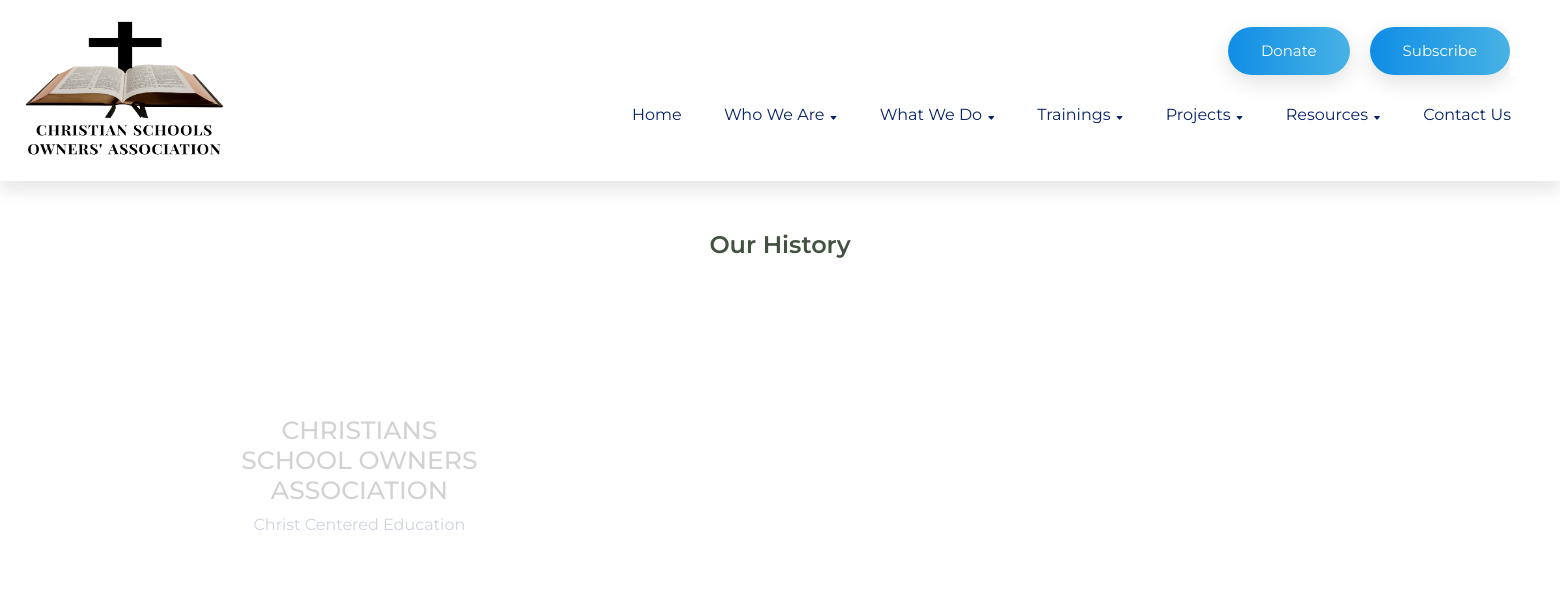
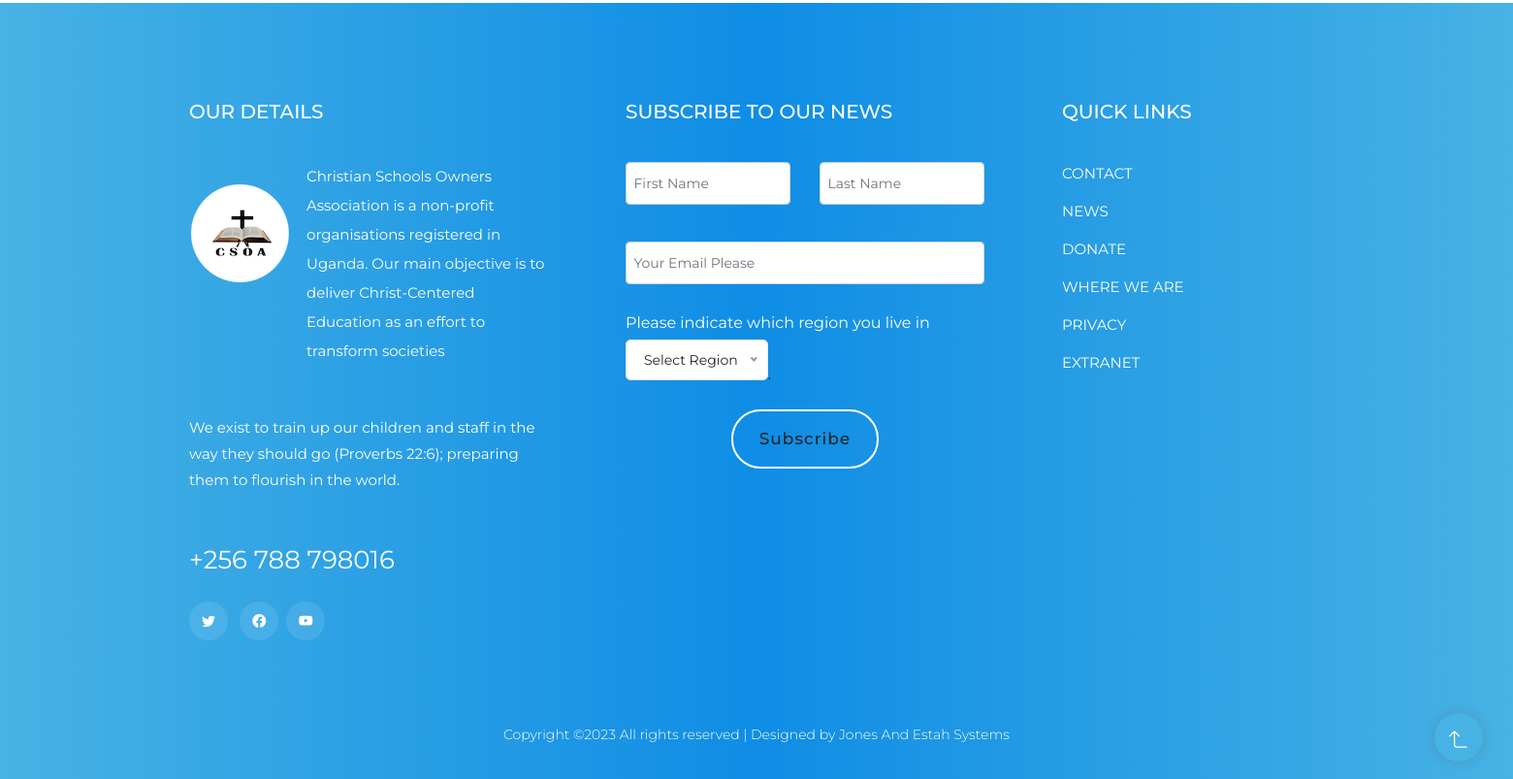
Page /about/history on the earlier database version (2 pictures, top to bottom).
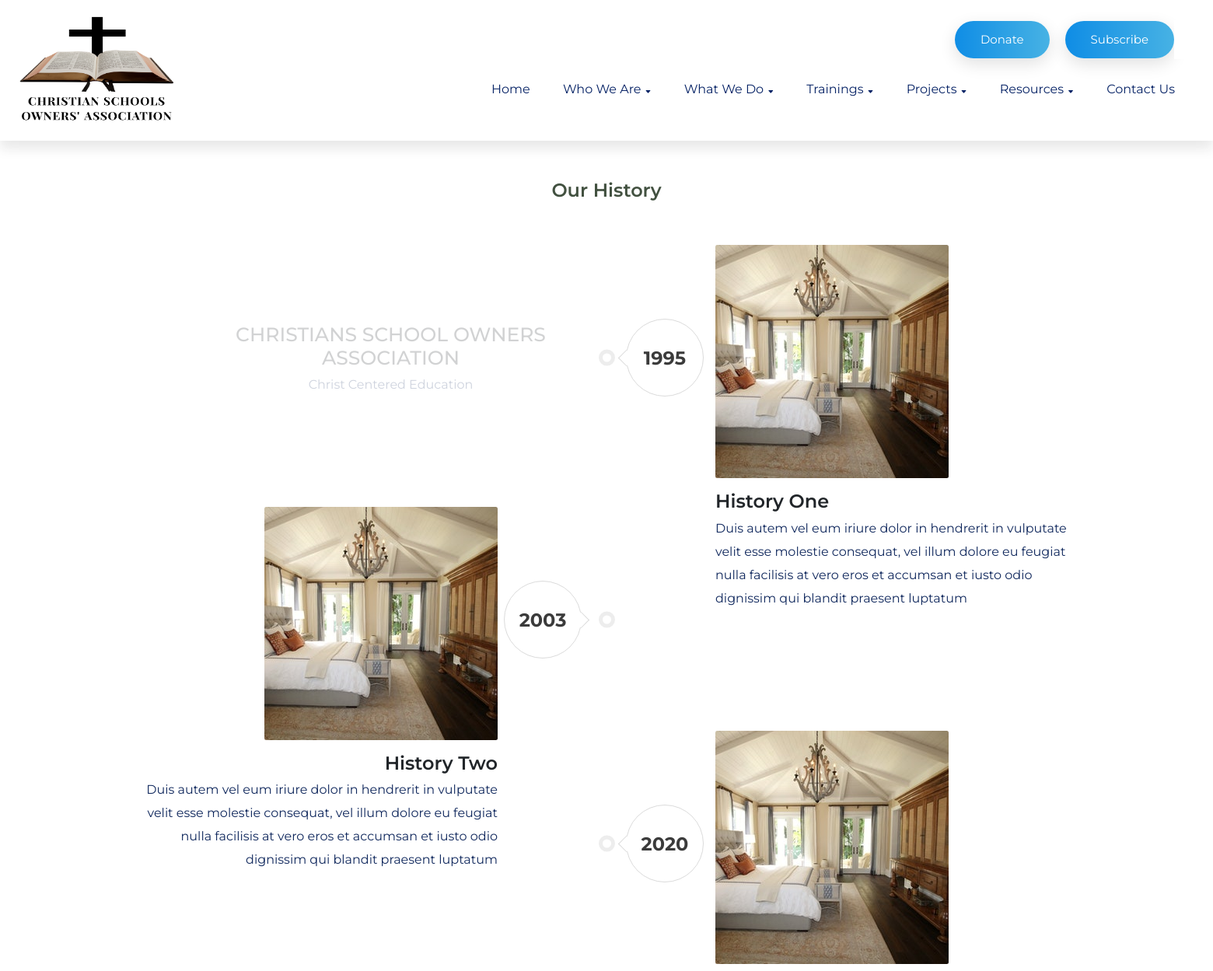
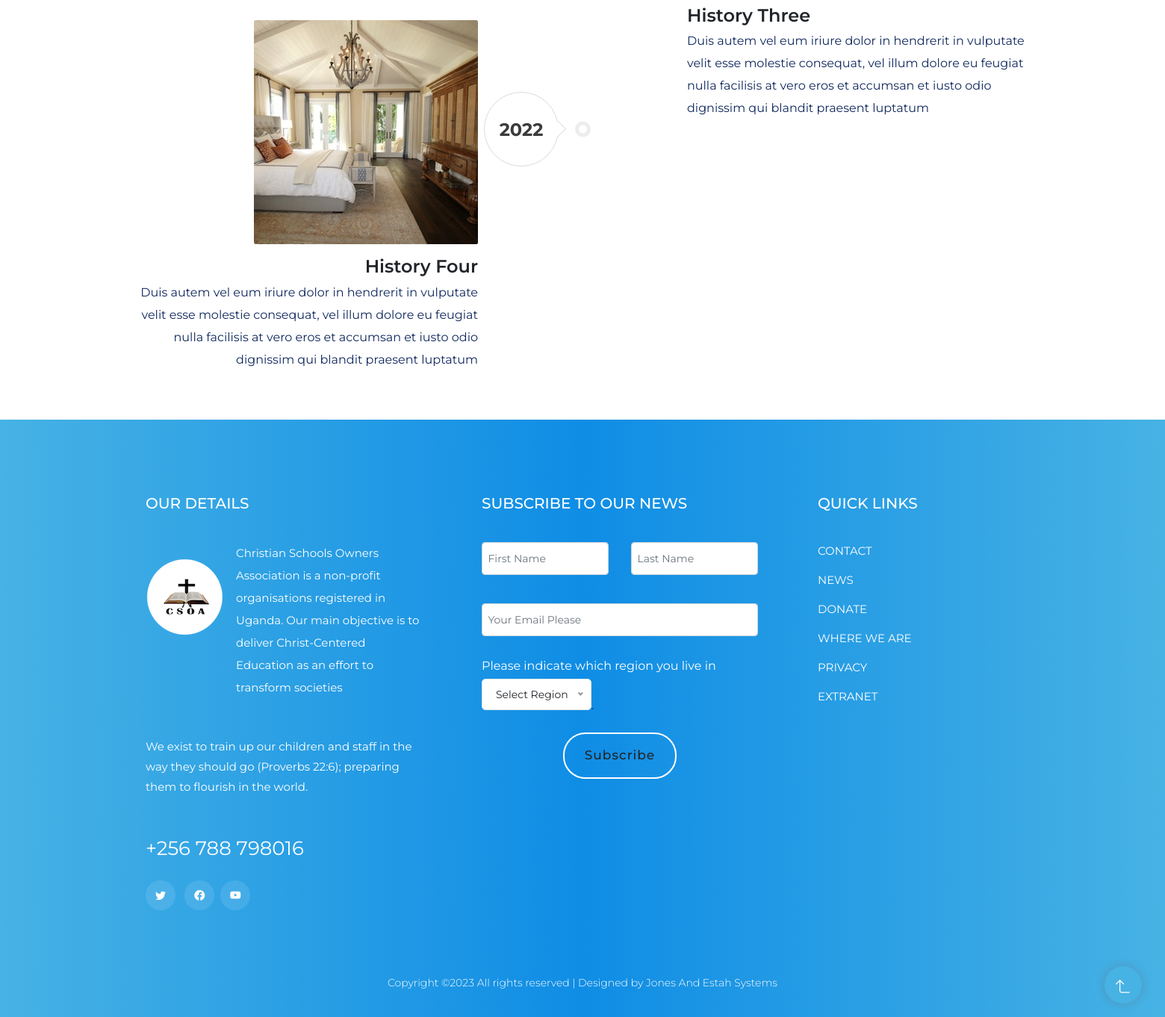
Same page on the later database version (2 pictures, top to bottom).
### whoweare/models.py (models this page shows, shortened)
class History(models.Model):
    year = models.CharField(max_length=100)
    title = models.CharField(max_length=100)
    description = models.CharField(max_length=1000)
    image = models.ImageField(upload_to="img/history", default="img/placeholder.jpeg")
    class Meta:
        verbose_name = _("History")
        verbose_name_plural = _("History")

### whoweare/views.py (the view)
# urls.py: path('history',views.history, name='history'),
def history(request):
    text = MovingText.objects.all()
    word = MovingWord.objects.all()
    hist = models.History.objects.all()
    head = Header.objects.all()
    context = {"moving": text, "movingword": word, "history": hist, "heads": head}
    return render(request, 'history.html', context)

### csoa/templatetags/my_extras.py (called while the page is built)
@register.filter
def slide_text(words, text):
    filtered = words.filter(movingText=text)
    return list(filtered)

### whoweare/templates/history.html (shortened to what this page needs)
{% extends 'index.html' %}
{% load my_extras %}
{% block content %}
<section>
    <div class="container" style="margin-top:50px;">
        <div class="section-heading wow fadeIn d-flex justify-content-center">
            <h4>Our History</h4>
        </div>
        <div class="row" >
            <div class="history-wrapper">
                <div class="title-wrap text-center one-of-two">
                    <h2 class="h1 text-secondary mb-0 text-uppercase">Christians School Owners Association</h2>
                    <p class="fs-3 font-weight-500">Christ Centered Education</p>
                </div>
                {% for hist in history %}
                    <div class="timeline-box one-of-two">
                    <img class="mb-1-6 rounded" src="{{ hist.image.url }}" alt="...">
                    <div class="content">
                        <h3 class="h4 mb-2 mb-md-3">{{ hist.title }}</h3>
                        <p class="mb-0">{{ hist.description }}</p>
                    </div>
                    <div class="year">{{ hist.year }}</div>
                </div>
                {% endfor %}
            </div>
        </div>
    </div>
</section>
{% endblock %}

### csoa/templates/index.html (shortened to what this page needs)
{% load static %}
{% load my_extras %}
<!DOCTYPE html>
<html lang="en">
<head>
    <link rel="stylesheet" href="{% static 'assets/css/bootstrap.min.css' %}">
     <link href="{% static 'assets/vendor/bootstrap-icons/bootstrap-icons.css' %}" rel="stylesheet">
    <link rel="stylesheet" href="{% static 'assets/css/owl.carousel.min.css' %}">
    <link rel="stylesheet" href="{% static 'assets/css/slicknav.css' %}">
    <link rel="stylesheet" href="{% static 'assets/css/flaticon.css' %}">
    <link rel="stylesheet" href="{% static 'assets/css/progressbar_barfiller.css' %}">
    <link rel="stylesheet" href="{% static 'assets/css/gijgo.css' %}">
    <link rel="stylesheet" href="{% static 'assets/css/animate.min.css' %}">
    <link rel="stylesheet" href="{% static 'assets/css/animated-headline.css' %}">
    <link rel="stylesheet" href="{% static 'assets/css/magnific-popup.css' %}">
    <link rel="stylesheet" href="https://cdnjs.cloudflare.com/ajax/libs/font-awesome/4.0.3/css/font-awesome.css">
    <link rel="stylesheet" href="{% static 'assets/css/themify-icons.css' %}">
    <link rel="stylesheet" href="{% static 'assets/css/slick.css' %}">
    <link rel="stylesheet" href="{% static 'assets/css/nice-select.css' %}">
  <link rel="stylesheet" href="{% static 'assets/css/style.css'%}">
    <link href="{% static 'assets/vendor/boxicons/css/boxicons.min.css' %}" rel="stylesheet">
      <link href="{% static 'assets/vendor/glightbox/css/glightbox.min.css' %}" rel="stylesheet">
</head>
<body>
    {% block header %}
        {% include 'header.html'%}
    {% endblock %}
    <main>
        {% block content %}
        {% endblock %}
    </main>
    {% block footer %}
        {% include 'footer.html' %}
    {% endblock %}
    <div id="back-top">
    <a title="Go to Top" href="#"> <i class="bi bi-arrow-90deg-up"></i></a>
    </div>
</body>
</html>

### csoa/templates/header.html (shortened to what this page needs)
{% load static %}
{% block header%}
{% load my_extras %}
<header>
    <div class="header-area">
        <div class="main-header ">
            <div class="header-bottom  header-sticky" style="padding:0;">
                <div class="container-fluid">
                    <div class="row align-items-center">
                        <div class="col-xl-2 col-lg-2" style="display:absolute;left:0;z-index: 950; background-color:#fff;padding:0px">
                            <div class="logo">
                                <a href="{% url 'index' %}"><img src="{% static 'assets/img/logo/small_csoa.png' %}" alt="" ></a>
                            </div>
                        </div>
                        <div class="col-xl-10 col-lg-10" style="padding-right:0;">
                            <div class="d-flex align-items-center justify-content-end">
                                <div style="z-index: 950;background-color:#fff;width:28vw" class="d-flex align-items-center justify-content-end">
                                    <div class="header-right-btn d-none d-lg-block ml-20">
                                        <a href="{% url 'donate' %}" class="btnn header-btn">Donate</a>
                                    </div>
                                    <div class="header-right-btn d-none d-lg-block ml-20">
                                        <a href="{% url 'subscribe' %}" class="btnn header-btn">Subscribe</a>
                                    </div>
                                    <form class="searchbar d-none d-lg-block">
                                        <input type="search" placeholder="Search here" name="search" class="searchbar-input" onkeyup="buttonUp();" required>
                                        <span class="searchbar-icon"><i class="bi bi-search"></i></span>
                                    </form>
                                </div>
                            </div>
                            <div class="menu-wrapper  d-flex align-items-center justify-content-end">
                                <div class="main-menu d-none d-lg-block">
                                    <nav>
                                        <ul id="navigation" >
                                            <li><a href="{% url 'index' %}">Home</a></li>
                                            <li><a href="">Who We Are <i class="bi bi-caret-down-fill"></i></a>
                                            </li>
                                            <li><a href="">What we Do <i class="bi bi-caret-down-fill"></i></a>
                                            </li>
                                            <li><a href="">Trainings <i class="bi bi-caret-down-fill"></i></a>
                                            </li>
                                            <li><a href="">Projects <i class="bi bi-caret-down-fill"></i></a>
                                            </li>
                                            <li><a >Resources <i class="bi bi-caret-down-fill"></i></a>
                                            </li>
                                            <li><a href="{% url 'contact' %}">Contact Us</a></li>
                                        </ul>
                                    </nav>
                                </div>
                            </div>
                        </div>
                        <div class="col-12">
                        </div>
                    </div>
                </div>
            </div>
        </div>
    </div>
</header>
{% endblock %}

### csoa/templates/footer.html (shortened to what this page needs)
{% load static %}
{% block footer %}
<footer>
 <div class="footer-wrapper">
  <div class="footer-area footer-padding">
   <div class="container ">
    <div class="row justify-content-between">
     <div class="col-xl-4 col-lg-3 col-md-8 col-sm-8">
      <div class="single-footer-caption mb-50">
       <div class="single-footer-caption mb-30">
        <div class="footer-tittle">
         <h4>OUR DETAILS</h4>
         <div class="footer-logo mb-35 d-flex align-content-center">
          <a href="index.html" style="padding-right:16px;padding-top:20px;"><img src="{% static 'assets/img/logo/circlelogo.png' %}" alt=""></a>
          <p>Christian Schools Owners Association is a non-profit organisations registered in Uganda. Our main objective is to deliver Christ-Centered Education as an effort to transform societies</p>
        </div>
          <div class="footer-pera">
           <p>We exist to train up our children and staff in the way they should go (Proverbs 22:6); preparing them to flourish in the world.</p>
          </div>
                 <ul>
         <li class="number"><a href="#">+256 788 798016</a></li>
        </ul>
        </div>
        <div class="footer-social">
         <a href="#"><i class=" fab bi bi-twitter"></i></a>
         <a href="https://bit.ly/sai4ull"><i class="fab bi bi-facebook"></i></a><a href="#"><i class="fab bi bi-youtube"></i></a>
        </div>
      </div>
    </div>
     </div>
   <div class="col-xl-4 col-lg-6 col-md-8 col-sm-8">
     <div class="single-footer-caption mb-50">
       <div class="footer-tittle">
        <h4>SUBSCRIBE TO OUR NEWS</h4>
         {% block news_form %}
        {% include 'news_letter_form.html' %}
        {% endblock %}
       </div>
     </div>
   </div>
<div class="col-xl-3 col-lg-4 col-md-6 col-sm-4">
<div class="single-footer-caption mb-50">
<div class="footer-tittle">
<h4>QUICK LINKS</h4>
<ul>
<li><a href="#"><span >CONTACT</span></a></li>
<li><a href="#">NEWS</a></li>
<li><a href="#">DONATE</a></li>
<li><a href="#">WHERE WE ARE</a></li>
<li><a href="#">PRIVACY</a></li>
<li><a href="#">EXTRANET</a></li>
</ul>
</div>
</div>
</div>
</div>
</div>
</div>
<div class="footer-bottom-area">
<div class="container">
<div class="footer-border">
<div class="row d-flex align-items-center">
<div class="col-xl-12 ">
<div class="footer-copy-right text-center">
<p>
Copyright &copy; All rights reserved | Designed by <a href="https://jonestah.com" target="_blank">Jones And Estah Systems</a>
</p>
</div>
</div>
</div>
</div>
</div>
</div>
</div>
</footer>
{% endblock %}

### csoa/templates/news_letter_form.html (shortened to what this page needs)
{% load static %}
{% block news_form %}
    <form action="forms/contact.php" method="post" role="form" class="contact-form">
      <div class="row">
        <div class="col-md-6 form-group">
          <input type="text" name="firstName" class="form-control" id="firstName" placeholder="First Name" required>
        </div>
        <div class="col-md-6 form-group mt-md-0">
          <input type="text" class="form-control" name="lastName" id="lastName" placeholder="Last Name" required>
        </div>
      </div>
      <div class="form-group mt-3">
        <input type="email" class="form-control" name="email" id="email" placeholder="Your Email Please" required>
      </div>
    <label for="ff_1_country-list" aria-label="Please indicate which country you live in">Please indicate which region you live in </label>
        <br>
        <div>.</div>
        <br>
    <div class="form-group d-flex align-items-center justify-content-center hero">
        <a type="submit" class="hero-btn" >Subscribe</a>
    </div>
    </form>
{% endblock %}

### csoa/templates/header.html (style rules this page uses)
.searchbar { position:relative; min-width:50px; width:0%; height:50px; float:right; overflow:hidden; -webkit-transition: width 0.3s; -moz-transition: width 0.3s; -ms-transition: width 0.3s; -o-transition: width 0.3s; transition: width 0.3s; }
.searchbar-input { top: 0; right: 0; border: 0; outline: 0; width: 100%; height: 50px; margin: 0; padding: 0px 55px 0px 20px; font-size: 20px; color: #fff; }
.searchbar-icon, .searchbar-submit { width:50px; height:50px; display:block; position:absolute; top:0; font-family:verdana; font-size:22px; right:0; padding:0; margin:0; border:0; outline:0; line-height:50px; text-align:center; cursor:pointer; color:#fff; border-left: 1px solid white; }
#navigation a { display:flex; align-items: center; }
#navigation a i { font-size:8px; padding-left:5px; margin-top:5px; }

### whoweare/templates/history.html (style rules this page uses)
.history-wrapper { position: relative; padding: 50px 0 50px; }
.history-wrapper .title-wrap { opacity: 0.2; padding: 100px 0 0 45px; }
.history-wrapper .timeline-box { position: relative; }
.one-of-two { width: 50%; float: left; }
.history-wrapper .timeline-box:not(:last-child) { margin-bottom: 140px; }
.timeline-box:nth-child(2n) { padding: 0 0 0 140px; }
.history-wrapper .timeline-box:nth-child(2n) { margin-bottom: 140px; }
.history-wrapper .timeline-box:nth-child(2n + 1) { margin-top: -24%; text-align: right; }
.timeline-box:nth-child(2n + 1) { padding: 0 140px 0 0; }
.year { width: 100px; height: 100px; border-radius: 50%; position: absolute; background: #fff; top: 30%; color: #3b3b3b; transform: translateY(-50%); border: 1px solid #dbdbdb; line-height: 100px; text-align: center; font-size: 24px; font-weight: 700; }
.timeline-box:nth-child(2n) .year { left: 25px; }
.timeline-box:nth-child(2n + 1) .year { right: 32px; }
.year:before { content: ""; width: 15px; height: 15px; border-left: 1px solid #dbdbdb; border-bottom: 1px solid #dbdbdb; background: #ffffff; position: absolute; top: 50%; margin-top: -7.5px; }
.timeline-box:nth-child(2n) .year:before { left: -8px; transform: rotate(45deg); }
.timeline-box:nth-child(2n + 1) .year:before { right: -8px; transform: rotate(-135deg); }
.timeline-box:after { content: ""; width: 3px; height: 0; background: #ffa200; position: absolute; top: 30%; transform: translateY(-50%); z-index: 1; transition: all 0.3s ease-in-out; }
.timeline-box:nth-child(2n):after { left: -1.5px; }
.timeline-box:nth-child(2n + 1):after { right: -1.5px; }
.timeline-box:before { content: ""; width: 21px; height: 21px; border-radius: 50%; border: 5px solid #ededed; position: absolute; background: #fff; z-index: 2; top: 30%; transform: translateY(-50%); transition: all 0.3s ease-in-out; }
.timeline-box:nth-child(2n):before { left: -10.5px; }
.timeline-box:nth-child(2n + 1):before { right: -10.5px; }
.mb-1-6, .my-1-6 { margin-bottom: 1.6rem; }

### csoa/templates/news_letter_form.html (style rules this page uses)
.contact-form .form-group { padding-bottom: 8px; }
.contact-form .form-group { margin-bottom: 20px; }
.contact-form label { color:#fff; }
.contact-form input, .contact-form textarea { border-radius: 0; box-shadow: none; font-size: 14px; border-radius: 4px; }
.contact-form input { height: 44px; }

Differences in the rows shown:
added History: image (placeholder picture), title "History One", description "Duis autem vel eum iriure dolor in hendrerit in vulputate velit esse molestie consequat, vel illum dolore eu feugiat nulla facilisis at vero eros et accumsan et iusto odio dignissim qui blandit praesent luptatum", year "1995"
added History: image (placeholder picture), title "History Two", description "Duis autem vel eum iriure dolor in hendrerit in vulputate velit esse molestie consequat, vel illum dolore eu feugiat nulla facilisis at vero eros et accumsan et iusto odio dignissim qui blandit praesent luptatum", year "2003"
added History: image (placeholder picture), title "History Three", description "Duis autem vel eum iriure dolor in hendrerit in vulputate velit esse molestie consequat, vel illum dolore eu feugiat nulla facilisis at vero eros et accumsan et iusto odio dignissim qui blandit praesent luptatum", year "2020"
added History: image (placeholder picture), title "History Four", description "Duis autem vel eum iriure dolor in hendrerit in vulputate velit esse molestie consequat, vel illum dolore eu feugiat nulla facilisis at vero eros et accumsan et iusto odio dignissim qui blandit praesent luptatum", year "2022"
